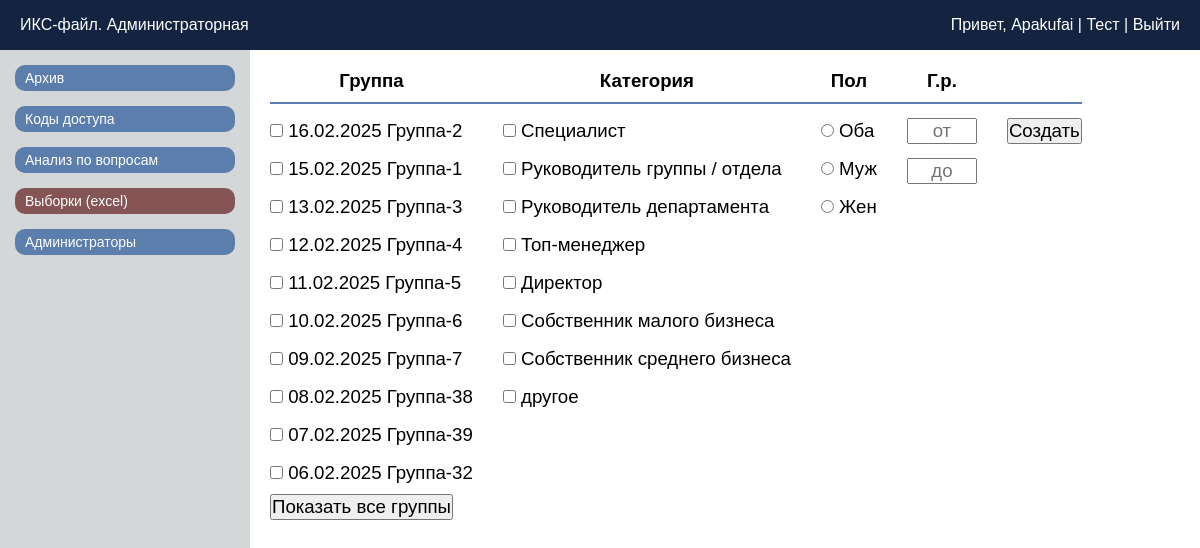
/cab_excelgen (signed in), run on the app's committed database.
### tables this page shows
CREATE TABLE ISeC_results (
    userId TEXT PRIMARY KEY,
    userGroup TEXT,
    userName TEXT,
    userSurname TEXT,
    userSex TEXT,
    userBirthyear INTEGER,
    userCategory TEXT,
    userEmail TEXT,

    adaptation_1 INTEGER,
    compromise_1 INTEGER,
    bidding_1 INTEGER,
    threat_1 INTEGER,
    logicArgument_1 INTEGER,
    emotionsArgument_1 INTEGER,

    adaptationCount_1 REAL,
    compromiseCount_1 REAL,
    biddingCount_1 REAL,
    threatCount_1 REAL,
    logicArgumentCount_1 REAL,
    emotionsArgumentCount_1 REAL,

    adaptation_2 INTEGER,
    compromise_2 INTEGER,
    threat_2 INTEGER,
    cooperation_2 INTEGER,
    avoidance_2 INTEGER,

    adaptationCount_2 REAL,
    compromiseCount_2 REAL,
    threatCount_2 REAL,
    cooperationCount_2 REAL,
    avoidanceCount_2 REAL,

    adaptation_3 INTEGER,
    threat_3 INTEGER,
    cooperation_3 INTEGER,

    adaptationCount_3 REAL,
    threatCount_3 REAL,
    cooperationCount_3 REAL,

    understandingOfStyles_4 INTEGER,

    strengthInstallation_4 INTEGER,
    manipulationInstallation_4 INTEGER,
    negotiationsInstallation_4 INTEGER,

    strengthInstallationCount_4 REAL,
    manipulationInstallationCount_4 REAL,
    negotiationsInstallationCount_4 REAL,

    adaptation_5 INTEGER,
    bidding_5 INTEGER,
    logicArgument_5 INTEGER,
    emotionsArgument_5 INTEGER,
    avoidance_5 INTEGER,

    adaptationCount_5 REAL,
    biddingCount_5 REAL,
    logicArgumentCount_5 REAL,
    emotionsArgumentCount_5 REAL,
    avoidanceCount_5 REAL,

    logicArgument_6 INTEGER,
    emotionsArgument_6 INTEGER,
    
    logicArgumentCount_6 REAL,
    emotionsArgumentCount_6 REAL
);

### app.py (the view)
@app.route('/cab_excelgen')
def cab_excelgen():
    if 'adminName' not in session:
        return redirect(url_for('cab_login'))
    groups = get_unique_groups()  # Получаем уникальные группы
    categories = get_unique_categories()  # Получаем уникальные категории
    sorted_groups = sort_groups_by_date(groups)  # Сортируем группы по дате
    return render_template('cab_excelgen.html', groups=sorted_groups, categories=categories)

### app.py (called while the page is built)
def get_db_connection():
    try:
        db_path = os.path.join(os.path.dirname(__file__), 'database/ISeC_database.db')
        if not os.path.exists(db_path):
            print(f"База данных не найдена по пути: {db_path}")
        print("Попытка подключения к базе данных...")
        conn = sqlite3.connect(db_path)  # Укажите путь к вашей базе данных
        conn.row_factory = sqlite3.Row  # Позволяет обращаться к столбцам по именам
        print("Подключение успешно.")
        return conn
    except sqlite3.Error as e:
        print(f"Ошибка подключения к базе данных: {e}")
        return None

def get_unique_groups():
    conn = get_db_connection()
    cursor = conn.cursor()
    cursor.execute("SELECT DISTINCT userGroup FROM ISeC_results")
    groups = cursor.fetchall()
    conn.close()
    return [group[0] for group in groups]  # Преобразуем в список

def get_unique_categories():
    conn = get_db_connection()
    cursor = conn.cursor()
    cursor.execute("SELECT DISTINCT userCategory FROM ISeC_results")
    categories = cursor.fetchall()
    conn.close()
    return [category[0] for category in categories]  # Преобразуем в список

def sort_groups_by_date(groups):
    def extract_date(group_name):
        match = re.search(r'(\d{2}\.\d{2}\.\d{4})', group_name)  # Используем регулярное выражение для извлечения даты
        if match:
            date_str = match.group(1)
            return datetime.strptime(date_str, '%d.%m.%Y')  # Преобразуем строку в объект datetime
        return datetime.min  # Если дата не найдена, возвращаем минимальную дату
    return sorted(groups, key=extract_date, reverse=True)  # Сортируем группы по дате в обратном порядке (от самой поздней к самой ранней)

### templates/cab_excelgen.html (shortened to what this page needs)
<!doctype html>
<html lang="ru">
<head>
	<link rel="stylesheet" href="{{ url_for('static', filename='css/style_adminCab.css') }}">
</head>
<body>
	<header class="header">
		<div class="header_ISeC">ИКС-файл. Администраторная</div>
		<div class="header_admin">
			<span>
				Привет, <a href="{{ url_for('index') }}">{{ session['adminName'] }}</a> |
				<a href="{{ url_for('index') }}">Тест</a> |
				<a href="{{ url_for('cab_logout') }}">Выйти</a>
			</span>
		</div>
	</header>
	<main class="main">
		<div class="side_menu">
			<button class="btn_sidelink" onclick="window.location.href='http://127.0.0.1:5000/cab_archive'">
				Архив
			</button>
			<button class="btn_sidelink" onclick="window.location.href='http://127.0.0.1:5000/cab_codes'">
				Коды доступа
			</button>
			<button class="btn_sidelink" onclick="window.location.href='http://127.0.0.1:5000/cab_analysis'">
				Анализ по вопросам
			</button>
			<button class="btn_sidelink_actual" onclick="window.location.href='http://127.0.0.1:5000/cab_excelgen'">
				Выборки (excel)
			</button>
			<button class="btn_sidelink" onclick="window.location.href='http://127.0.0.1:5000/cab_admins'">
				Администраторы
			</button>
		</div>
		<div class="central_codes">
			<table>
				<thead>
					<tr class="conditions_head">
						<th class="conditions_head_th_0">
							<p>Группа</p>
						</th>
						<th class="conditions_head_th_1">
							<p>Категория</p>
						</th>
						<th class="conditions_head_th_2">
							<p>Пол</p>
						</th>
						<th class="conditions_head_th_3">
							<p>Г.р.</p>
						</th>
						<th class="conditions_head_th_4">
						</th>
					</tr>
				</thead>
				<tbody>
					<tr class="conditions_block">
						<td class="conditions_block_td_0">
							<div name="group_fullname">
								{% for group in groups %}
								<div class="group-item {% if loop.index > 10 %}hidden_groups{% endif %}">
									<input type="checkbox" id="group_{{ loop.index }}" name="group_checkbox"
										value="{{ group }}">
									<label for="group_{{ loop.index }}">{{ group }}</label>
								</div>
								{% endfor %}
							</div>
							<button id="show_all_groups"
								class="{% if groups|length <= 10 %}hidden-button{% endif %}">Показать все
								группы</button>
						</td>
						<td class="conditions_block_td_1">
							<div name="category">
								{% for category in categories %}
								<div>
									<input type="checkbox" id="category_{{ loop.index }}" name="category_checkbox"
										value="{{ category }}">
									<label for="category_{{ loop.index }}">{{ category }}</label>
								</div>
								{% endfor %}
							</div>
						</td>
						<td class="conditions_block_td_2">
							<div class="excelgen_inputs">
								<div>
									<input type="radio" name="sex" id="sex_both">
									<label for="sex_both">Оба</label>
								</div>
								<div>
									<input type="radio" name="sex" value="Мужской" id="sex_male">
									<label for="sex_both">Муж</label>
								</div>
								<div>
									<input type="radio" name="sex" value="Женский" id="sex_female">
									<label for="sex_both">Жен</label>
								</div>
							</div>
						</td>
						<td class="conditions_block_td_3">
							<div>
								<input type="text" id="yearFrom" placeholder="от">
							</div>
							<div>
								<input type="text" id="yearUntil" placeholder="до">
							</div>
						</td>
						<td class="conditions_block_td_4">
							<button id="start_excelgen">Создать</button>
						</td>
					</tr>
				</tbody>
			</table>
		</div>
	</main>
</body>
</html>

### static/css/style_adminCab.css (style rules this page uses)
* { margin: 0; padding: 0; box-sizing: border-box; }
body { font-family: Arial, sans-serif; background-color: #ffffff; }
.header { width: 100%; height: 50px; display: flex; justify-content: space-between; align-items: center; padding: 0 10px; color: #ffffff; background-color: #142440; }
.header_ISeC { padding-left: 10px; }
.header_admin { text-align: right; padding-right: 10px; }
a { text-decoration: none; color: inherit; background-color: transparent; }
.main { display: flex; flex-direction: row; }
.side_menu { padding-top: 15px; display: flex; flex-direction: column; width: 250px; background-color: #d3d7d8; height: calc(100vh - 50px); gap: 15px; }
.btn_sidelink { color: #ffffff; background-color: #5b7ead; text-align: left; font-size: 14px; margin: 0 15px; padding: 5px 0 5px 10px; border-radius: 10px; border: none; cursor: pointer; }
.btn_sidelink_actual { color: #ffffff; background-color: #855555; text-align: left; font-size: 14px; margin: 0 15px; padding: 5px 0 5px 10px; border-radius: 10px; border: none; cursor: pointer; }
.central_codes * { border-collapse: collapse; font-size: 14pt; }
.central_codes table { margin: 20px 0 0 20px; }
.conditions_block_td_3 * { width: 70px; margin-top: 7px; text-align: center; }
.conditions_block_td_4 * { margin-top: 14px; }
.conditions_block { vertical-align: top; }
.conditions_head { border-bottom: 2px solid #5b7ead; }
.conditions_head * { padding-bottom: 5px; }
.conditions_head th, .conditions_block_td_0, .conditions_block_td_1, .conditions_block_td_2, .conditions_block_td_3 { padding-right: 30px; }
.conditions_block_td_0 *, .conditions_block_td_1 *, .conditions_block_td_2 * { margin-top: 10px; }

### data on the page
ISeC_results: userGroup "16.02.2025 Группа-2", userCategory "Руководитель группы / отдела"
ISeC_results: userGroup "15.02.2025 Группа-1", userCategory "Специалист"
ISeC_results: userGroup "13.02.2025 Группа-3", userCategory "Руководитель департамента"
ISeC_results: userGroup "12.02.2025 Группа-4", userCategory "Топ-менеджер"
ISeC_results: userGroup "11.02.2025 Группа-5", userCategory "Директор"
ISeC_results: userGroup "10.02.2025 Группа-6"
ISeC_results: userGroup "09.02.2025 Группа-7", userCategory "Собственник среднего бизнеса"
ISeC_results: userGroup "08.02.2025 Группа-38", userCategory "другое"
ISeC_results: userGroup "07.02.2025 Группа-39"
ISeC_results: userGroup "06.02.2025 Группа-32"

### other printed values
{{ session['adminName'] }} "Apakufai"
{{ category }} "Собственник малого бизнеса"
